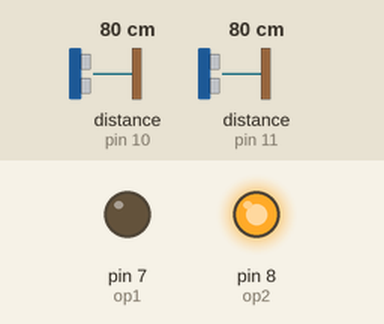
A sketch run on a simulated Arduino Uno, built with avr-gcc and run on an emulated ATmega328P. Parts: output pins drawn as LEDs (lit = HIGH). Wiring (inferred from the names in the program): 2 × ultrasonic range finder: trigger pin 6, echo pin 10 / trigger pin 9, echo pin 11. Dashed ring = blinking. Inputs (shaded band) come from the test bench; at power-on: distance to the obstacle (sensors on pin 11, pin 10) 80 cm. The echo pulse lasts 58.3 µs per cm; pins used as bus, display or sensor lines are not drawn; what the sketch prints to the serial monitor is not drawn.

Above: at 3.3 s.
3.4 s: distance to the obstacle (sensor on pin 11) set to 19 cm
6.9 s: distance to the obstacle (sensor on pin 11) set to 15 cm
At 8.0 s:
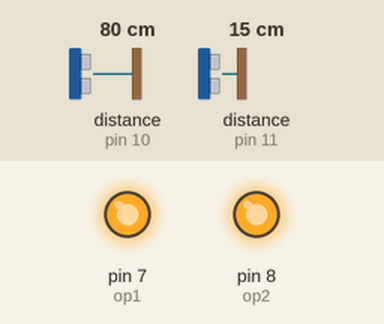
10.3 s: distance to the obstacle (sensor on pin 10) set to 18 cm
13.7 s: distance to the obstacle (sensor on pin 10) set to 14 cm
At 15.0 s:
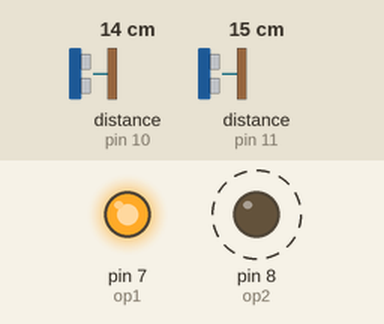
20.1 s: distance to the obstacle (sensor on pin 10) set to 35 cm
At 21.4 s:
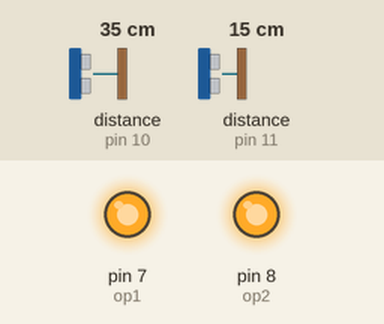
23.5 s: distance to the obstacle (sensor on pin 10) set to 2 cm
At 24.1 s:
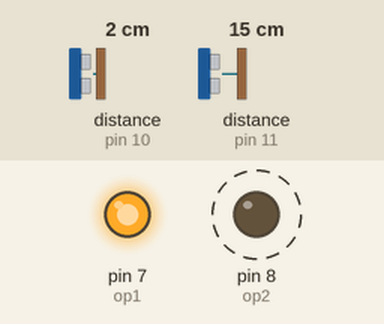
Timing chart, 0 to 30.8 s (numbered marks = the images above; inputs shaded):
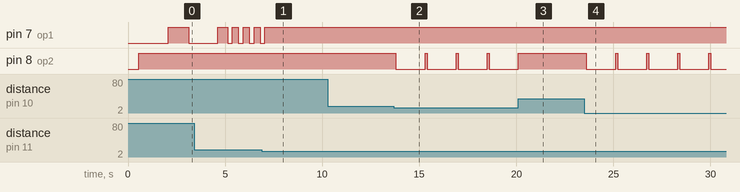

Measured:
- the behaviour switches between 17 and 16 cm on distance to the obstacle (sensor on pin 11) (found by bisection; images 0 and 1)
- the behaviour switches between 16 and 15 cm on distance to the obstacle (sensor on pin 10) (found by bisection; images 1 and 2)
- after the input at 6.9 s, pin 7 (op1): goes on until 7.0 s, then stays HIGH
- after the input at 13.7 s, pin 8 (op2): alternates HIGH for 0.10 s and LOW for 1.5 s, starting after 0.10 s
- after the input at 20.1 s, pin 8 (op2): goes on until 20.1 s, then stays HIGH
- after the input at 23.5 s, pin 8 (op2): alternates HIGH for 0.10 s and LOW for 1.5 s, starting after 0.11 s
- by itself, pin 7 (op1): repeats every 0.56 s: LOW 0.25 s, HIGH 0.31 s

The sketch:

wall-follower-wall-aligner.ino
```cpp
// defines pins numbers
const int trigPin1 = 6;
const int trigPin2 = 9;
const int echoPin1 = 10;
const int echoPin2 = 11;
const int op1=7;
const int op2=8;
int flag=0;
long dist1,dist2,duration1,duration2,def_dist=15;
void setup(){
  pinMode(trigPin1,OUTPUT);
  pinMode(trigPin2,OUTPUT);
  pinMode(op1,OUTPUT);
  pinMode(op2,OUTPUT);
  pinMode(echoPin1,INPUT);
  pinMode(echoPin2,INPUT);
  Serial.begin(9600);
}
void not_aligned(){
  if(dist2>def_dist){
    digitalWrite(op2,HIGH);
    digitalWrite(op1,LOW);
    delay(250);
    digitalWrite(op1,HIGH);
    delay(300);
  }
  else{
    digitalWrite(op2,LOW);
    digitalWrite(op1,HIGH);
    delay(250);
    digitalWrite(op2,HIGH);
    delay(300);
    digitalWrite(op1,LOW);
    delay(100);
    digitalWrite(op1,HIGH);
  }
}

void turn(){
  if(dist1<def_dist and dist2<def_dist)
  {
    delay(100);
    digitalWrite(op1,HIGH);
    digitalWrite(op2,LOW);
    delay(1500);
    digitalWrite(op2,HIGH);
  }
  else if(dist2>def_dist){
    delay(550);
    digitalWrite(op2,HIGH);
    digitalWrite(op1,LOW);
    delay(1500);
    digitalWrite(op1,HIGH);
    delay(500);
  }
}
void go_straight(){
  def_dist+=5;
  if(dist1>def_dist){
    digitalWrite(op1,HIGH);
    digitalWrite(op2,HIGH);
  }
  def_dist-=5;
}

void loop(){
  digitalWrite(trigPin1, LOW);
  delayMicroseconds(2);
  digitalWrite(trigPin1,HIGH);
  delayMicroseconds(10);
  digitalWrite(trigPin1, LOW);
  duration1 = pulseIn(echoPin1, HIGH);
  digitalWrite(trigPin2, LOW);
  delayMicroseconds(2);
  digitalWrite(trigPin2,HIGH);
  delayMicroseconds(10);
  digitalWrite(trigPin2, LOW);
  duration2 = pulseIn(echoPin2, HIGH);
  dist1= duration1*0.034/2;
  dist2= duration2*0.034/2;
  if(dist1<def_dist and dist2<def_dist){
    turn();
  }
  else if((dist2-def_dist>0 and dist2-def_dist<=8) or (dist2-def_dist<-3 and dist2-def_dist>-15)){
    not_aligned();
  }
  else if(dist2>def_dist){
    turn();
  }
  else{
    go_straight();
  }
  Serial.println(dist1);
  Serial.println(dist2);
  Serial.println(" ");
  }
```
